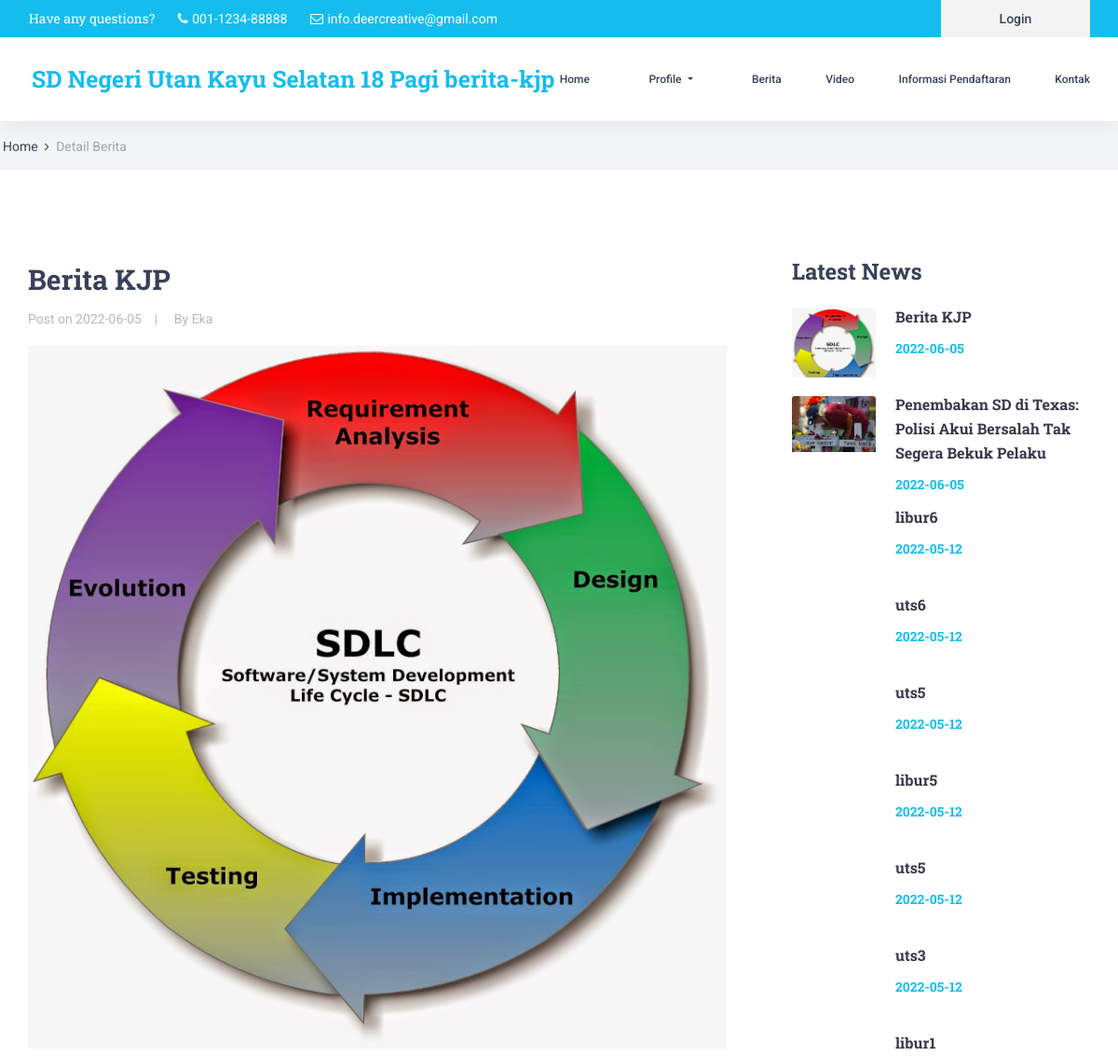
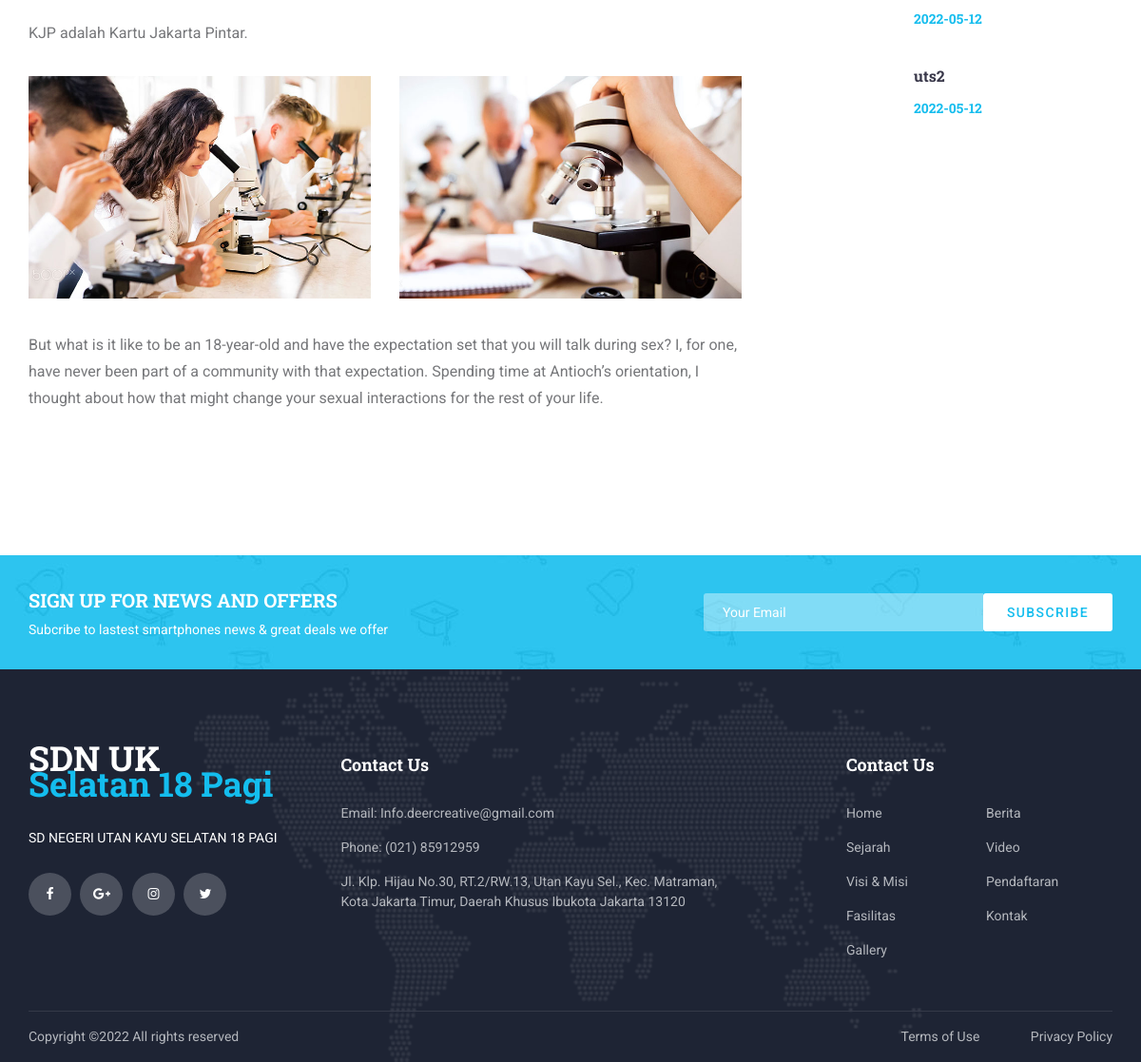
The page /home/detail_berita/berita-kjp on the database its author committed (2 pictures, top to bottom).
### tables this page shows
CREATE TABLE `tbl_berita` (
  `id_berita` int(11) NOT NULL,
  `judul_berita` varchar(255) DEFAULT NULL,
  `slug_berita` varchar(255) DEFAULT NULL,
  `isi_berita` text DEFAULT NULL,
  `gambar_berita` varchar(30) DEFAULT NULL,
  `tgl_berita` date NOT NULL,
  `id_user` int(11) DEFAULT NULL
);

CREATE TABLE `tbl_user` (
  `id_user` int(2) NOT NULL,
  `nama_user` varchar(25) DEFAULT NULL,
  `username` varchar(25) DEFAULT NULL,
  `password` varchar(25) DEFAULT NULL,
  `level` int(2) DEFAULT NULL
);

### application/views/layout/v_content.php (called while the page is built)
<?php
if($isi) {
    $this->load->view($isi);
}

### application/views/layout/v_wrapper.php (called while the page is built)
<?php
require_once('v_head.php');
require_once('v_header.php');
require_once('v_nav.php');
require_once('v_content.php');
require_once('v_footer.php');

### application/controllers/Home.php (called while the page is built, shortened)
<?php
class Home extends CI_Controller {
    public function __construct()
    {
        $this->load->model('m_home');
        $this->load->model('m_setting');
        $this->load->helper('download');
    }
    public function detail_berita($slug_berita)
    {
        $data = array(
            'title' => 'Detail Berita',
            'latest_berita' => $this->m_home->latest_berita(),
            'berita' => $this->m_home->detail_berita($slug_berita),
            'isi'   => 'v_detail_berita'
        );
        $this->load->view('layout/v_wrapper',$data,FALSE);
    }
}

### index.php (called while the page is built, shortened)
<?php
require_once BASEPATH.'core/CodeIgniter.php';

### application/models/M_home.php (called while the page is built, shortened)
<?php
class M_home extends CI_Model {
    public function detail_berita($slug_berita)
    {
        $this->db->select('*');
        $this->db->from('tbl_berita');
        $this->db->join('tbl_user', 'tbl_user.id_user = tbl_berita.id_user', 'left');
        $this->db->where('slug_berita', $slug_berita);
        return $this->db->get()->row();
    }
    public function latest_berita()
    {
        $this->db->select('*');
        $this->db->from('tbl_berita');
        $this->db->join('tbl_user', 'tbl_user.id_user = tbl_berita.id_user', 'left');
        $this->db->order_by('id_berita','desc');
        $this->db->limit(10);
        return $this->db->get()->result();
    }
}

### application/views/v_detail_berita.php (the view, shortened to what this page needs)
    <div class="home">
        <div class="breadcrumbs_container">
            <div clas="container">
                <div class="row">
                    <div class="col">
                        <div class="breadcrumbs">
                            <ul>
                                <li><a href="index.html">Home</a></li>
                                <li>Detail Berita</li>
                            </ul>
                        </div>
                    </div>
                </div>
            </div>
        </div>
    </div>
<div class="blog">
		<div class="container">
			<div class="row">
				<div class="col-lg-8">
					<div class="blog_content">
						<div class="blog_title"><?= $berita->judul_berita ?></div>
						<div class="blog_meta">
							<ul>
								<li>Post on <a href="#"><?= $berita->tgl_berita ?></a></li>
								<li>By <a href="#"><?= $berita->nama_user ?></a></li>
							</ul>
						</div>
						<div class="blog_image"><img src="<?= base_url('gambar_berita/'.$berita->gambar_berita) ?>" alt=""></div>
						<p><?= $berita->isi_berita ?></p>
						<div class="blog_images">
							<div class="row">
								<div class="col-lg-6 blog_images_col"><div class="blog_image_small"><img src="images/blog_images_1.jpg" alt=""></div></div>
								<div class="col-lg-6 blog_images_col"><div class="blog_image_small"><img src="images/blog_images_2.jpg" alt=""></div></div>
							</div>
						</div>
						<p>But what is it like to be an 18-year-old and have the expectation set that you will talk during sex? I, for one, have never been part of a community with that expectation. Spending time at Antioch’s orientation, I thought about how that might change your sexual interactions for the rest of your life.</p>
					</div>
				</div>
				<div class="col-lg-4">
					<div class="sidebar">
						<div class="sidebar_section">
							<div class="sidebar_section_title">Latest News</div>
							<div class="sidebar_latest">
								<?php foreach ($latest_berita as $key => $value) { ?>
									<div class="latest d-flex flex-row align-items-start justify-content-start">
										<div class="latest_image"><div><img src="<?= base_url('gambar_berita/'.$value->gambar_berita) ?>" alt=""></div></div>
										<div class="latest_content">
											<div class="latest_title"><a href="<?= base_url('home/detail_berita/'.$value->slug_berita) ?>"><?= $value->judul_berita ?></a></div>
											<div class="latest_price"><?= $value->tgl_berita ?></div>
										</div>
									</div>
									<?php } ?>
							</div>
						</div>
					</div>
				</div>
			</div>
		</div>
	</div>
    <div class="newsletter">
		<div class="newsletter_background" style="background-image:url(<?= base_url() ?>template/front-end/images/newsletter_background.jpg)"></div>
		<div class="container">
			<div class="row">
				<div class="col">
					<div class="newsletter_container d-flex flex-lg-row flex-column align-items-center justify-content-start">
						<div class="newsletter_content text-lg-left text-center">
							<div class="newsletter_title">sign up for news and offers</div>
							<div class="newsletter_subtitle">Subcribe to lastest smartphones news & great deals we offer</div>
						</div>
						<div class="newsletter_form_container ml-lg-auto">
							<form action="#" id="newsletter_form" class="newsletter_form d-flex flex-row align-items-center justify-content-center">
								<input type="email" class="newsletter_input" placeholder="Your Email" required="required">
								<button type="submit" class="newsletter_button">subscribe</button>
							</form>
						</div>
					</div>
				</div>
			</div>
		</div>
	</div>

### template/front-end/styles/courses.css (style rules this page uses)
* { margin: 0; padding: 0; -webkit-font-smoothing: antialiased; -webkit-text-shadow: rgba(0,0,0,.01) 0 0 1px; text-shadow: rgba(0,0,0,.01) 0 0 1px; }
body { font-family: 'Roboto', sans-serif; font-size: 14px; font-weight: 400; background: #FFFFFF; color: #a5a5a5; }
div { display: block; position: relative; -webkit-box-sizing: border-box; -moz-box-sizing: border-box; box-sizing: border-box; }
ul { list-style: none; margin-bottom: 0px; }
p { font-family: 'Roboto', sans-serif; font-size: 14px; line-height: 1.85; font-weight: 400; color: #76777a; -webkit-font-smoothing: antialiased; -webkit-text-shadow: rgba(0,0,0,.01) 0 0 1px; text-shadow: rgba(0,0,0,.01) 0 0 1px; }
p:last-of-type { margin-bottom: 0; }
a, a:hover, a:visited, a:active, a:link { text-decoration: none; -webkit-font-smoothing: antialiased; -webkit-text-shadow: rgba(0,0,0,.01) 0 0 1px; text-shadow: rgba(0,0,0,.01) 0 0 1px; }
.home { width: 100%; height: 182px; background: #f2f4f5; border-bottom: solid 1px #edeff0; }
.breadcrumbs_container { position: absolute; left: 0; bottom: 0; width: 100%; padding-bottom: 13px; padding-left: 3px; }
.breadcrumbs ul li { display: inline-block; position: relative; }
.breadcrumbs ul li:not(:last-child)::after { display: inline-block; font-family: 'FontAwesome'; content: '\f105'; margin-left: 7px; margin-right: 4px; color: #384158; }
.breadcrumbs ul li a { font-size: 14px; font-weight: 400; color: #384158; -webkit-transition: all 200ms ease; -moz-transition: all 200ms ease; -ms-transition: all 200ms ease; -o-transition: all 200ms ease; transition: all 200ms ease; }
.sidebar { width: 100%; padding-left: 40px; }
.sidebar_section_title { font-family: 'Roboto Slab', serif; font-size: 24px; font-weight: 700; color: #384158; line-height: 0.75; }
.sidebar_latest { margin-top: 31px; }
.latest:not(:last-child) { margin-bottom: 20px; }
.latest_image div { width: 90px; height: 74px; border-radius: 3px; overflow: hidden; }
.latest_image div img { max-width: 100%; }
.latest_content { padding-left: 21px; margin-top: -4px; }
.latest_title a { font-family: 'Roboto Slab', serif; font-size: 16px; font-weight: 700; color: #383749; line-height: 1.625; -webkit-transition: all 200ms ease; -moz-transition: all 200ms ease; -ms-transition: all 200ms ease; -o-transition: all 200ms ease; transition: all 200ms ease; }
.latest_price { font-family: 'Roboto Slab', serif; font-size: 14px; font-weight: 700; color: #14bdee; line-height: 0.75; margin-top: 16px; }
.newsletter { width: 100%; }
.newsletter_background { position: absolute; top: 0; left: 0; width: 100%; height: 100%; }
.newsletter_container { width: 100%; height: 120px; }
.newsletter_title { font-family: 'Roboto Slab', serif; font-size: 20px; font-weight: 700; text-transform: uppercase; color: #FFFFFF; }
.newsletter_subtitle { font-size: 14px; font-weight: 400; color: #FFFFFF; margin-top: 6px; }
.newsletter_form_container { width: 450px; padding-left: 20px; }
.newsletter_form { display: block; position: relative; width: 100%; }
.newsletter_input { width: calc(100% - 136px); height: 40px; background: rgba(255,255,255,0.4); border: none; outline: none; padding-left: 20px; color: #FFFFFF; border-top-left-radius: 3px; border-bottom-left-radius: 3px; }
.newsletter_button { width: 136px; height: 40px; background: #FFFFFF; border-radius: 3px; border: none; outline: none; cursor: pointer; font-size: 14px; text-transform: uppercase; color: #14bdee; font-weight: 500; letter-spacing: 0.1em; }

### rows shown on the page
tbl_berita: judul_berita "Berita KJP", tgl_berita "2022-06-05", id_user.nama_user "Eka", gambar_berita (picture), isi_berita "KJP adalah Kartu Jakarta Pintar."
tbl_berita: gambar_berita (picture), judul_berita "Penembakan SD di Texas: Polisi Akui Bersalah Tak Segera Bekuk Pelaku", tgl_berita "2022-06-05"
tbl_berita: judul_berita "libur6", tgl_berita "2022-05-12"
tbl_berita: judul_berita "uts6", tgl_berita "2022-05-12"
tbl_berita: judul_berita "uts5", tgl_berita "2022-05-12"
tbl_berita: judul_berita "libur5", tgl_berita "2022-05-12"
tbl_berita: judul_berita "uts5", tgl_berita "2022-05-12"
tbl_berita: judul_berita "uts3", tgl_berita "2022-05-12"
tbl_berita: judul_berita "libur1", tgl_berita "2022-05-12"
tbl_berita: judul_berita "uts2", tgl_berita "2022-05-12"

### other values the page prints
$nowUrl "berita-kjp"
